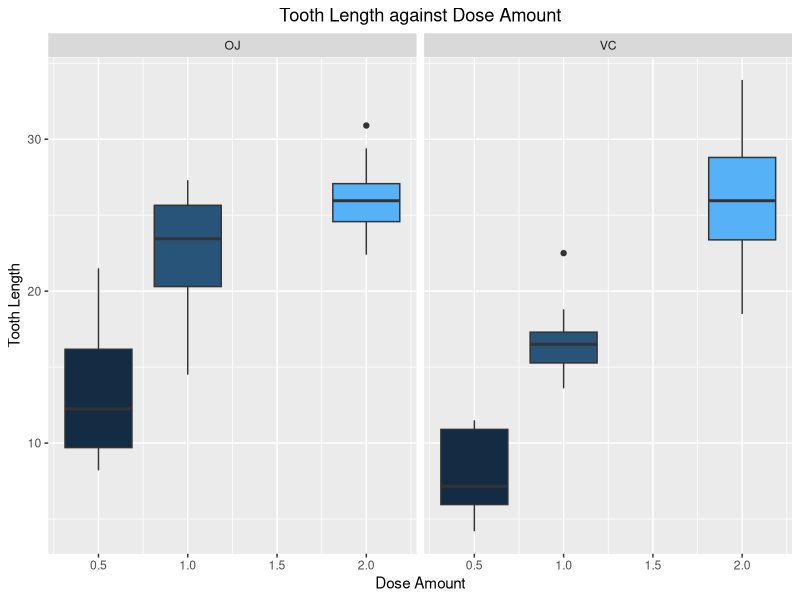

Generate this figure with R:
# 1 - Load the ToothGrowth data and perform some basic exploratory data analyses &
# 2 - Provide a basic summary of the data.
# Load ToothGrowth data
data("ToothGrowth")

# Summary of data
summary(ToothGrowth)

# First few rows
head(ToothGrowth)

# Exploratory Plot
library(ggplot2)
ggplot(data = ToothGrowth, aes(x = dose, y = len)) + 
                geom_boxplot(aes(fill = dose, group = dose)) + 
                        facet_grid( ~ supp) +
                                labs(x = "Dose Amount", y = "Tooth Length", title = "Tooth Length against Dose Amount") +
                                        theme(plot.title = element_text(hjust = 0.5), legend.position = "none")

# 3 - Run t-tests for different variables and look for significance
ToothGrowth$dose <- as.factor(ToothGrowth$dose)
t1 <- t.test(data = ToothGrowth, len ~ supp)
ToothGrowth_0.5_1.0 <- subset(ToothGrowth, ToothGrowth$dose %in% c(0.5, 1.0))
t2 <- t.test(len ~ dose,data = ToothGrowth_0.5_1.0)
ToothGrowth_0.5_2.0 <- subset(ToothGrowth, ToothGrowth$dose %in% c(0.5, 2.0))
t3 <- t.test(len ~ dose,data = ToothGrowth_0.5_2.0)
ToothGrowth_1.0_2.0 <- subset(ToothGrowth, ToothGrowth$dose %in% c(1.0, 2.0))
t4 <- t.test(len ~ dose,data = ToothGrowth_1.0_2.0)

#Look at the results
t1$estimate
t1$p.value
t1$conf.int

t2$estimate
t2$p.value
t2$conf.int

t3$estimate
t3$p.value
t3$conf.int

t4$estimate
t4$p.value
t4$conf.int